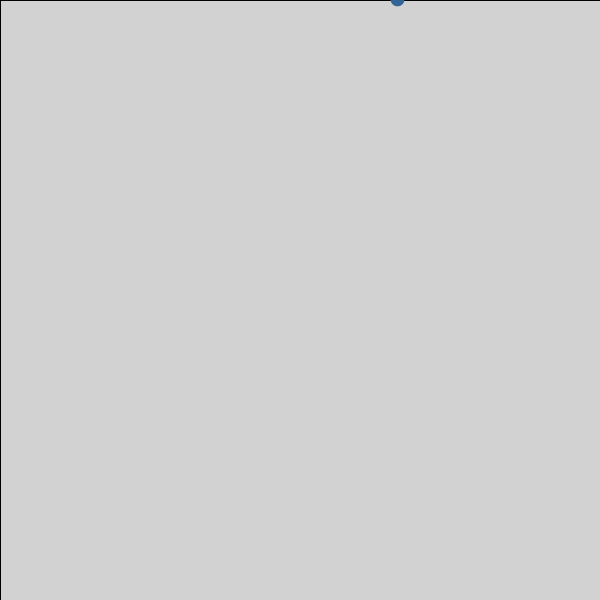
Frame 1 (no input)
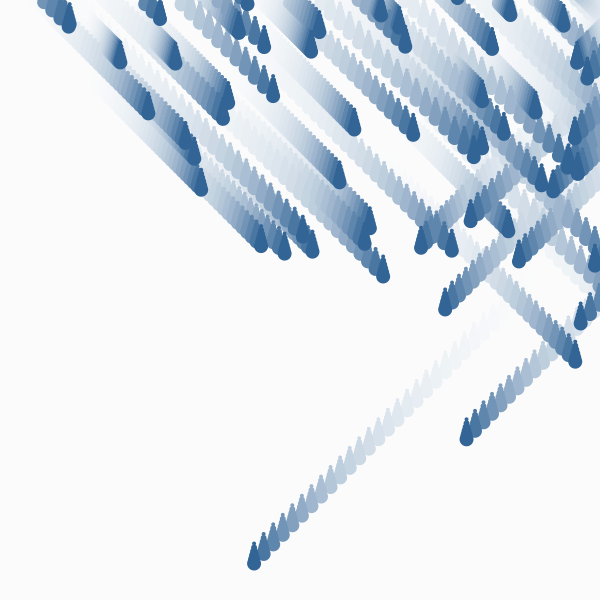
Frame 60 (the mouse pressed at the canvas centre just before this capture)
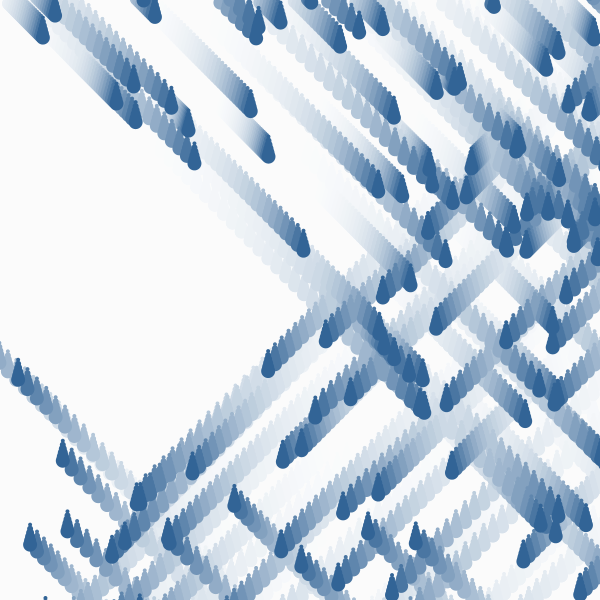
Frame 120 (the mouse held since frame 60 and released just before this capture)

The Processing sketch that drew these frames (run headless with seeded random() and noise(); from frame 60 on, the mouse is pressed at the canvas centre):

// Processing sketch: processing_16287
// ── processing_16287.pde

Gota[] gotas = new Gota[1000];
//nueva variable para saber cuantas gotas tenemos
//cuando lleguemos al final
int totalgotas = 0;

void setup() {
  size(600,600);
  smooth();
}

void draw() {
  //background(0);
  fill(255,30);
rect(0,0,width,height);
  // Iniciar las gotas:
  gotas[totalgotas] = new Gota();

  // Sumar al numero de gotas:
  totalgotas++ ;

  // si llegamos al final de las gotas...
  if (totalgotas >= gotas.length) {
    totalgotas = 0; //empezar de nuevo
  }

  // hacer llover y mostrar
  for (int i = 0; i < totalgotas; i++ ) { // 
    gotas[i].llover();
    gotas[i].mostrar();
    gotas[i].rebotar();
  }

}
class Gota{
  float x,y;
  float velocidadY;
  float velocidadX;
  color c;
  float r;
  Gota(){
    r=8;
    x=random(width);
    y=-r*4;
    velocidadY=random(1,10);
    velocidadX=random(1,10);
    c=color(50,100,150);
  }
  void llover(){
    y+=velocidadY;
    x+=velocidadX;
  }
  void rebotar(){
    if(y>=height){
      velocidadY=velocidadY*-1;
    }
  if(x>=width){
  velocidadX=velocidadX*-1;
  }
if(y<=0){
  velocidadY=velocidadX*+1;
}
}
      
  void mostrar(){
    fill(c);
    noStroke();
    for(int i=2;i<r;i++){
      ellipse(x,y+i*4,i*2,i*2);
    }}}
